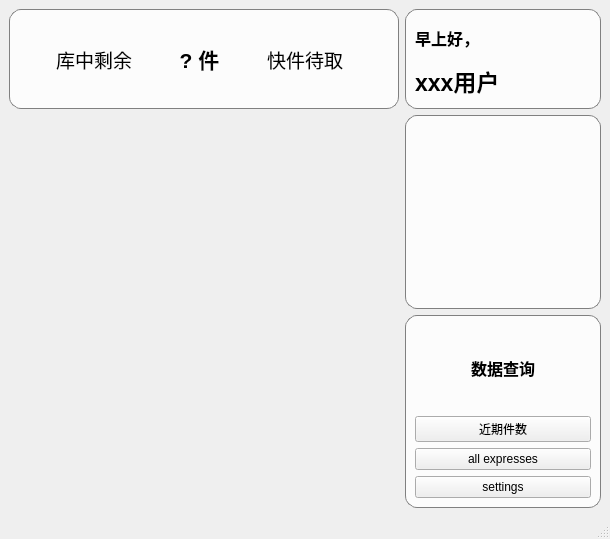
<?xml version="1.0" encoding="UTF-8"?>
<ui version="4.0">
 <class>MenuForCustomer</class>
 <widget class="QMainWindow" name="MenuForCustomer">
  <property name="geometry">
   <rect>
    <x>0</x>
    <y>0</y>
    <width>610</width>
    <height>539</height>
   </rect>
  </property>
  <property name="windowTitle">
   <string>MainWindow</string>
  </property>
  <widget class="QWidget" name="centralwidget">
   <layout class="QHBoxLayout" name="horizontalLayout">
    <item>
     <widget class="QGroupBox" name="pickTipsArea">
      <property name="maximumSize">
       <size>
        <width>390</width>
        <height>16777215</height>
       </size>
      </property>
      <property name="sizeIncrement">
       <size>
        <width>390</width>
        <height>0</height>
       </size>
      </property>
      <property name="styleSheet">
       <string notr="true">QGroupBox{
	background-color: transparent;
	border: outsize;
}</string>
      </property>
      <property name="title">
       <string/>
      </property>
      <layout class="QVBoxLayout" name="verticalLayout_4">
       <property name="leftMargin">
        <number>0</number>
       </property>
       <property name="topMargin">
        <number>0</number>
       </property>
       <property name="rightMargin">
        <number>0</number>
       </property>
       <property name="bottomMargin">
        <number>0</number>
       </property>
       <item>
        <widget class="QGroupBox" name="pickupMessage">
         <property name="minimumSize">
          <size>
           <width>0</width>
           <height>100</height>
          </size>
         </property>
         <property name="styleSheet">
          <string notr="true">QGroupBox{
	background-color: rgba(255, 255, 255, 200);
	border-radius: 12px;
	border: 1px solid gray;
}</string>
         </property>
         <property name="title">
          <string/>
         </property>
         <property name="alignment">
          <set>Qt::AlignLeading|Qt::AlignLeft|Qt::AlignTop</set>
         </property>
         <property name="flat">
          <bool>false</bool>
         </property>
         <property name="checkable">
          <bool>false</bool>
         </property>
         <layout class="QHBoxLayout" name="horizontalLayout_2">
          <property name="leftMargin">
           <number>0</number>
          </property>
          <property name="topMargin">
           <number>0</number>
          </property>
          <property name="bottomMargin">
           <number>0</number>
          </property>
          <item>
           <widget class="QLabel" name="text1">
            <property name="font">
             <font>
              <pointsize>14</pointsize>
             </font>
            </property>
            <property name="text">
             <string>库中剩余</string>
            </property>
            <property name="alignment">
             <set>Qt::AlignRight|Qt::AlignTrailing|Qt::AlignVCenter</set>
            </property>
           </widget>
          </item>
          <item>
           <widget class="QLabel" name="text2">
            <property name="font">
             <font>
              <pointsize>16</pointsize>
              <bold>true</bold>
             </font>
            </property>
            <property name="text">
             <string>? 件</string>
            </property>
            <property name="alignment">
             <set>Qt::AlignCenter</set>
            </property>
           </widget>
          </item>
          <item>
           <widget class="QLabel" name="text3">
            <property name="font">
             <font>
              <pointsize>14</pointsize>
             </font>
            </property>
            <property name="text">
             <string>快件待取</string>
            </property>
           </widget>
          </item>
         </layout>
        </widget>
       </item>
       <item>
        <widget class="QScrollArea" name="quickPickupCodeArea">
         <property name="minimumSize">
          <size>
           <width>390</width>
           <height>0</height>
          </size>
         </property>
         <property name="maximumSize">
          <size>
           <width>390</width>
           <height>16777215</height>
          </size>
         </property>
         <property name="styleSheet">
          <string notr="true">QScrollArea{
	background-color: transparent;
}</string>
         </property>
         <property name="widgetResizable">
          <bool>true</bool>
         </property>
         <widget class="QWidget" name="scrollAreaWidgetContents">
          <property name="geometry">
           <rect>
            <x>0</x>
            <y>0</y>
            <width>388</width>
            <height>351</height>
           </rect>
          </property>
          <layout class="QVBoxLayout" name="verticalLayout"/>
         </widget>
        </widget>
       </item>
      </layout>
     </widget>
    </item>
    <item>
     <layout class="QVBoxLayout" name="verticalLayout_2">
      <item>
       <widget class="QGroupBox" name="greetGroupBox">
        <property name="maximumSize">
         <size>
          <width>16777215</width>
          <height>100</height>
         </size>
        </property>
        <property name="styleSheet">
         <string notr="true">QGroupBox{
	background-color: rgba(255, 255, 255, 200);
	border-radius: 12px;
	border: 1px solid gray;
}</string>
        </property>
        <property name="title">
         <string/>
        </property>
        <layout class="QVBoxLayout" name="verticalLayout_3">
         <item>
          <widget class="QLabel" name="greets">
           <property name="font">
            <font>
             <pointsize>12</pointsize>
             <bold>true</bold>
            </font>
           </property>
           <property name="text">
            <string>早上好， </string>
           </property>
          </widget>
         </item>
         <item>
          <widget class="QLabel" name="greetsUsername">
           <property name="font">
            <font>
             <pointsize>17</pointsize>
             <bold>true</bold>
            </font>
           </property>
           <property name="styleSheet">
            <string notr="true"/>
           </property>
           <property name="text">
            <string>xxx用户</string>
           </property>
          </widget>
         </item>
        </layout>
       </widget>
      </item>
      <item>
       <widget class="QGroupBox" name="infoGroupBox">
        <property name="styleSheet">
         <string notr="true">QGroupBox{
	background-color: rgba(255, 255, 255, 200);
	border-radius: 12px;
	border: 1px solid gray;
}</string>
        </property>
        <property name="title">
         <string/>
        </property>
       </widget>
      </item>
      <item>
       <widget class="QGroupBox" name="btnGroupBox">
        <property name="styleSheet">
         <string notr="true">QGroupBox{
	background-color: rgba(255, 255, 255, 200);
	border-radius: 12px;
	border: 1px solid gray;
}</string>
        </property>
        <property name="title">
         <string/>
        </property>
        <layout class="QVBoxLayout" name="verticalLayout_5">
         <item>
          <widget class="QLabel" name="numLabel">
           <property name="font">
            <font>
             <pointsize>12</pointsize>
             <bold>true</bold>
            </font>
           </property>
           <property name="text">
            <string>数据查询</string>
           </property>
           <property name="alignment">
            <set>Qt::AlignCenter</set>
           </property>
          </widget>
         </item>
         <item>
          <widget class="QPushButton" name="nowadaysExpresses">
           <property name="text">
            <string>近期件数</string>
           </property>
          </widget>
         </item>
         <item>
          <widget class="QPushButton" name="allExpresses">
           <property name="text">
            <string>all expresses</string>
           </property>
          </widget>
         </item>
         <item>
          <widget class="QPushButton" name="settings">
           <property name="text">
            <string>settings</string>
           </property>
          </widget>
         </item>
        </layout>
       </widget>
      </item>
     </layout>
    </item>
   </layout>
  </widget>
  <widget class="QMenuBar" name="menubar">
   <property name="geometry">
    <rect>
     <x>0</x>
     <y>0</y>
     <width>610</width>
     <height>32</height>
    </rect>
   </property>
  </widget>
  <widget class="QStatusBar" name="statusbar"/>
 </widget>
 <resources/>
 <connections/>
</ui>
